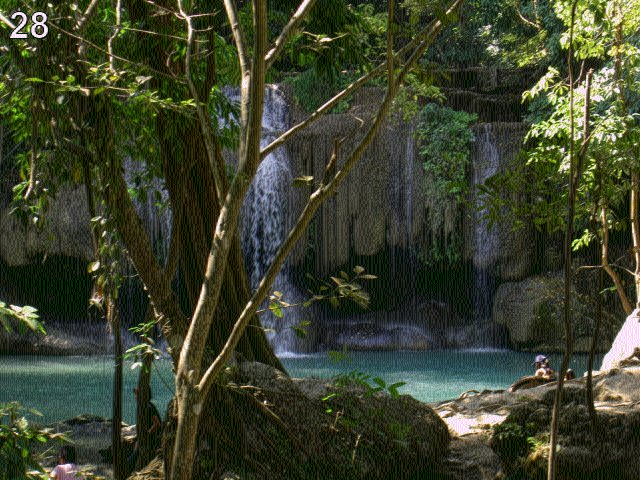
#> input picture 28/bell.png, 640 x 480 px
$ python 28.py
#> lines starting #> are read from the running program, lines starting #| are printed output that depends on the picture
from PIL import Image

with Image.open("bell.png") as img:
#> img is the input picture: PIL image 640x480 RGB; mean R, G, B 59.1, 65.1, 44
    r, g, b = img.split()
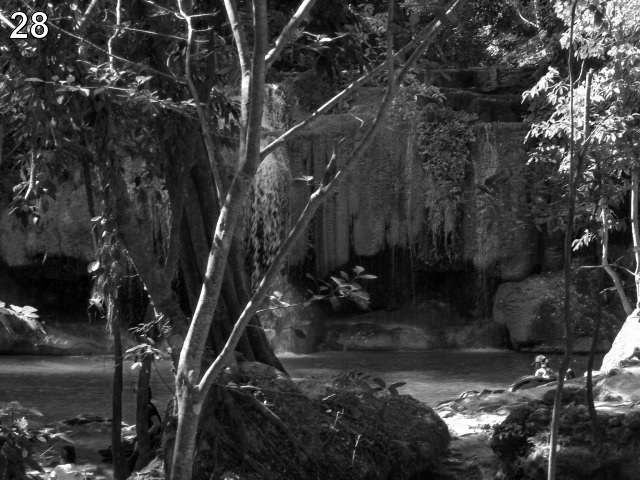
#> r: PIL image 640x480 L; min 0, max 255, mean 59.1
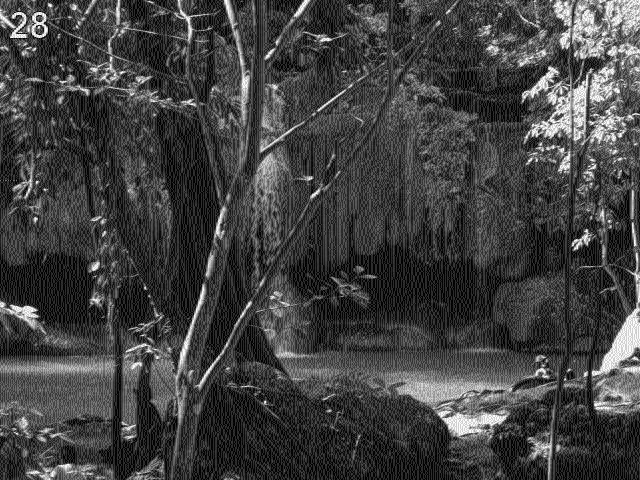
#> g: PIL image 640x480 L; min 0, max 255, mean 65.1
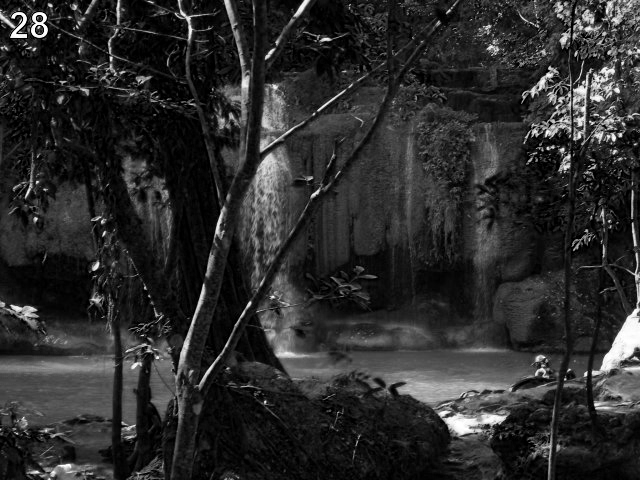
#> b: PIL image 640x480 L; min 0, max 255, mean 44
    greens = list(g.getdata())
#> greens = 307200 items

pairs = list(zip(greens[0::2], greens[1::2]))
#> pairs = 153600 items


irregular = [abs(a - b) for a, b, in pairs if abs(a - b) != 42]
#> irregular = [119, 104, 111, 100, 117, 110, 110, 105, 116, 40, 41, 46, 115, 112, 108, 105, 116, 40, 41, 91, 48, 93, 32, 63]
print(irregular)
#| [119, 104, 111, 100, 117, 110, 110, 105, 116, 40, 41, 46, 115, 112, 108, 105, 116, 40, 41, 91, 48, 93, 32, 63]

print(bytes(irregular))  # b'whodunnit().split()[0] ?'
#| b'whodunnit().split()[0] ?'
print("Guido Van Rossum".split()[0])  # Guido
